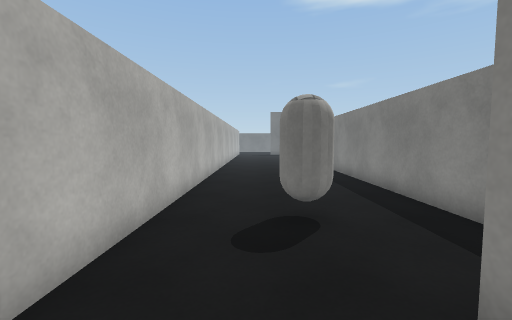
[1] (above)

20 first-person views from a walk through a Unity game level. The camera is 1.3 m above the floor, tilts 4° down and sees 90° across. The floor is counted in squares, 0.9 m on a side. Each view is taken from the middle of a square. On the plan, view 1 faces up. The plan holds only what a view shows up to about 13 squares ahead; the rest is blank. The place goes on beyond the plan. The player character is not drawn. Door leaves are left out, so doorways stand open. Surface patterns are stand-ins for the level's own textures.

[2]
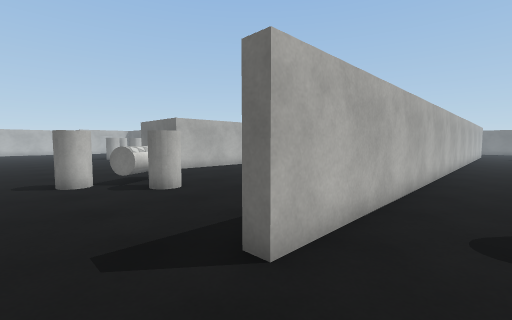

[3]
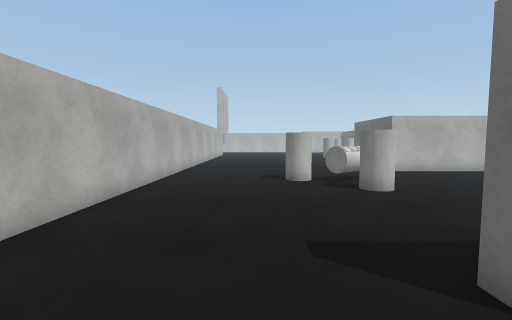

[4]
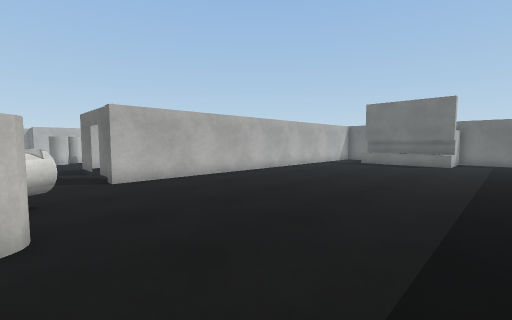

[5]
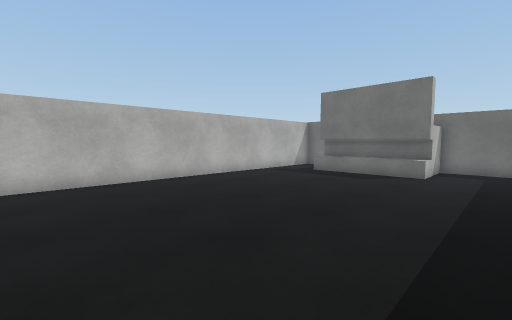

[6]
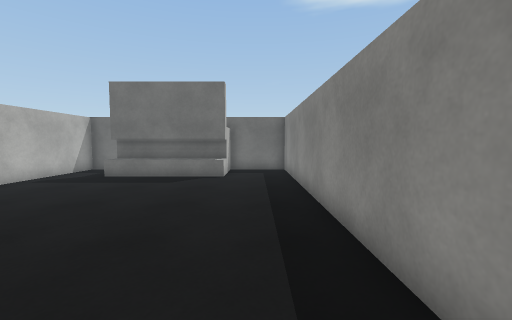

[7]
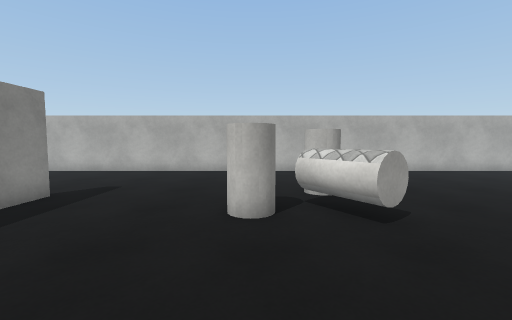

[8]
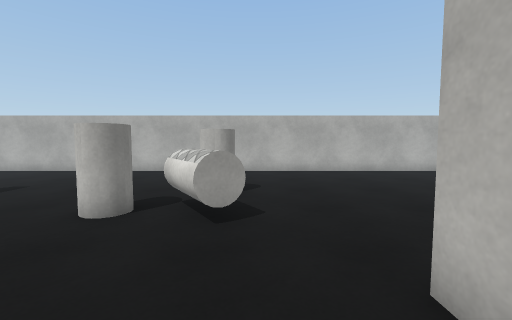

[9]
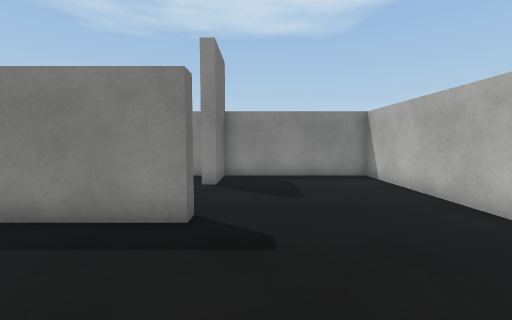

[10]
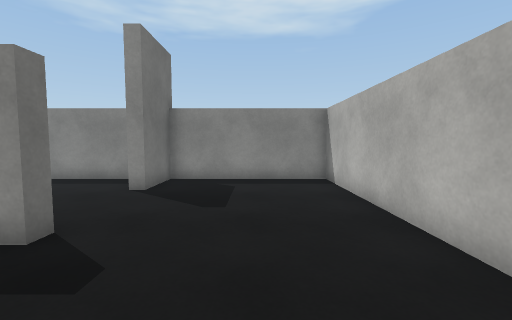

[11]
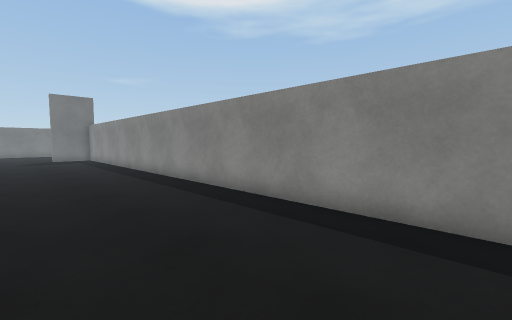

[12]
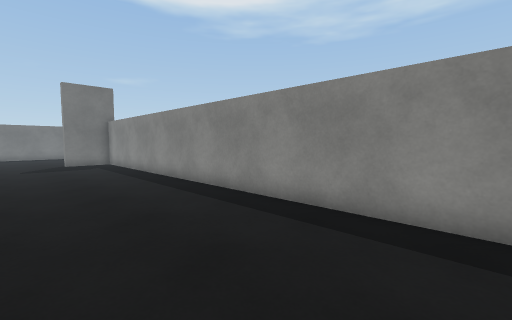

[13]
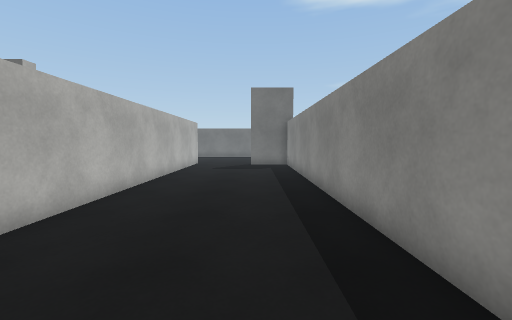

[14]
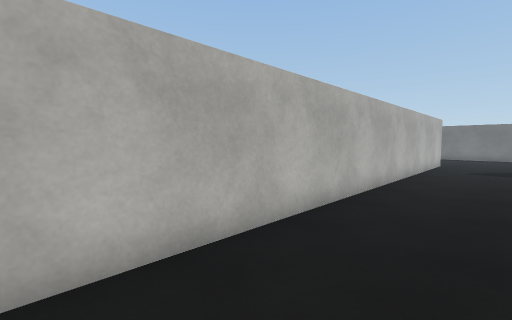

[15]
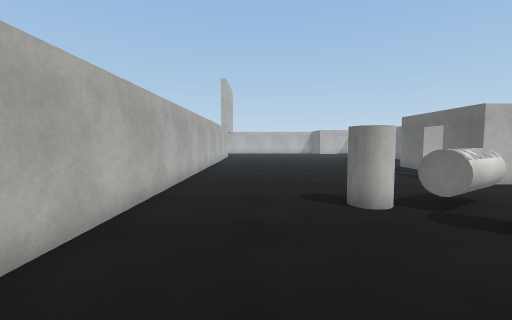

[16]
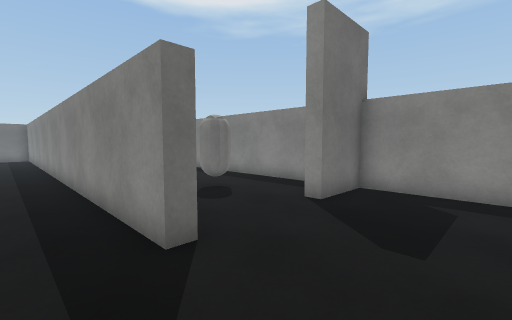

[17]
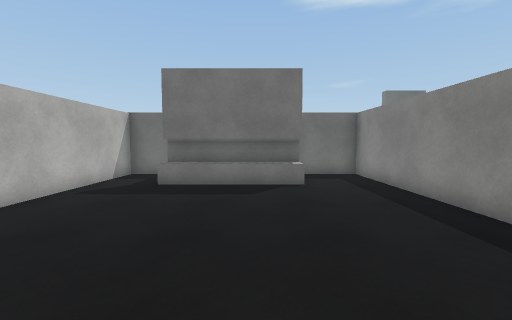

[18]
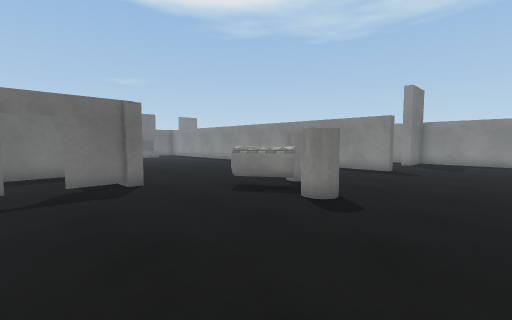

[19]
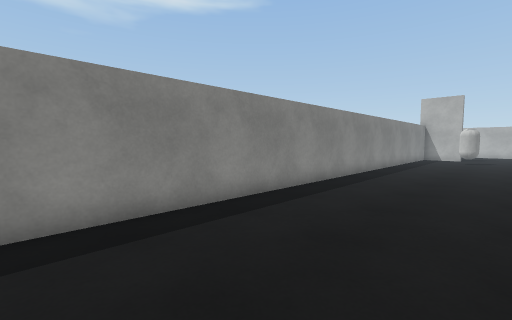

[20]
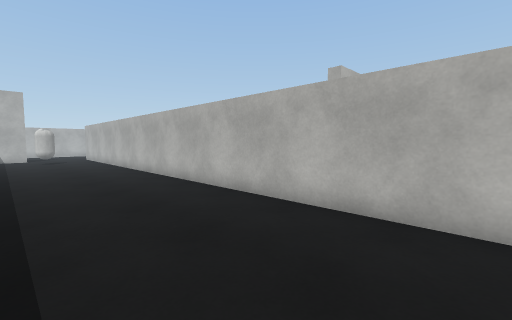

### Floor plan
Points are (right, up) in squares from view 1. A wall is a line through its corners. A room is listed if a view was taken in it or the views show most of it. See-through windows are left out.
Room 1 (views 1, 2, 3, 4, 5, 6, 7, 8, 9, 10, 15, 16, 17, 18)
walls: (-14.1, 10) (-16, 10); (-2, 1.2) (-2.5, 1.2) (-2.5, 23.5) (-5.3, 23.5) (-5.3, 20.7); (-16.5, -4.7) (4, -4.7) (4, 1.2) (1.7, 1.2); (-5.2, 21.3) (-10.4, 21.3); (-5.2, 21.7) (-10.4, 21.7); (-10.9, 23.5) (-12.6, 23.5) (-12.6, 5.8) (-16.5, 5.8)
low walls: (-5.3, 20.7) (-10.4, 20.7)
ways out: open door at (0, 1.5) to room 2
objects: other object (-11, 2) to (-9, 4); other object (-10, 0) to (-10, 1); other object (-8, 2) to (-8, 3)
Room 2 (views 11, 12, 13, 14, 19, 20)
walls: (-2, 26.5) (-2, 1.2); (4, 2.2) (4, 26.1)
ways out: open door at (0, 1.5) to room 1
objects: other object (1, 5)

Positions as (right, up) in squares from view 1, and headings:
1: (0, 0), facing up
2: (0, -1), facing up-left
3: (0, -1), facing left
4: (-3, 3), facing up-left
5: (-3, 9), facing up-left
6: (-4, 10), facing up
7: (-8, 8), facing down
8: (-11, 8), facing down
9: (-7, 0), facing right
10: (-6, -2), facing right
11: (-1, 6), facing up-right
12: (-1, 11), facing up-right
13: (2, 13), facing up
14: (1, 12), facing up-left
15: (-4, -2), facing left
16: (-4, -2), facing up-right
17: (-7, 12), facing up
18: (-16, -3), facing up-right
19: (-1, 26), facing down-right
20: (3, 26), facing down-left
